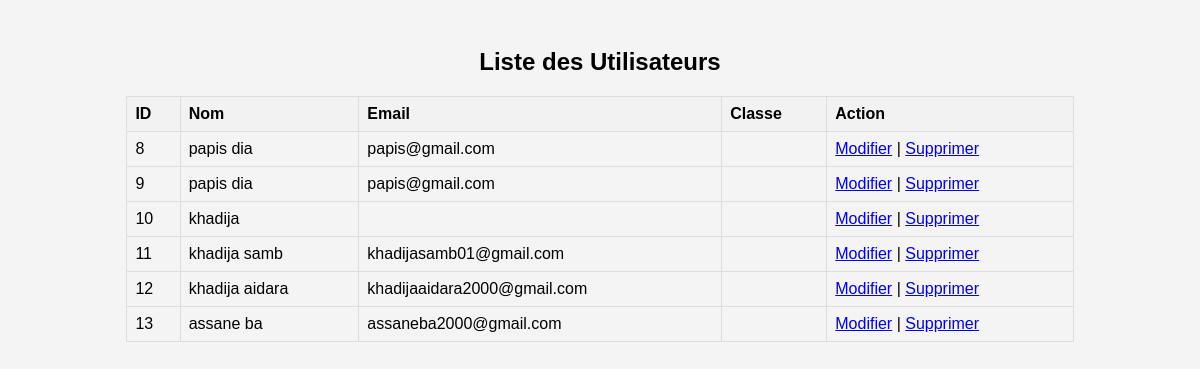
/admin/liste_users.php, run on the app's committed database.
### tables this page shows
CREATE TABLE `users` (
  `id` int(11) NOT NULL,
  `nom` varchar(255) DEFAULT NULL,
  `email` varchar(255) DEFAULT NULL,
  `classe` varchar(255) DEFAULT NULL,
  `passwords` varchar(255) DEFAULT NULL
);

### admin/liste_users.php (the view, shortened to what this page needs)
<!DOCTYPE html>
<html lang="fr">
<head>
</head>
<body>
    <div class="container">
        <h2>Liste des Utilisateurs</h2>
<?php
require_once 'base.php';
$sql = "SELECT * FROM users";
$result = $connexion->query($sql);
if ($result->num_rows > 0) {
    echo "<table>";
    echo "<tr><th>ID</th><th>Nom</th><th>Email</th><th>Classe</th><th>Action</th></tr>";
    while ($row = $result->fetch_assoc()) {
        echo "<tr>";
        echo "<td>" . htmlspecialchars($row["id"]) . "</td>";
        echo "<td>" . htmlspecialchars($row["nom"]) . "</td>";
        echo "<td>" . htmlspecialchars($row["email"]) . "</td>";
        echo "<td>" . htmlspecialchars($row["classe"]) . "</td>";
        echo "<td><a href='modif.php?id=" . $row["id"] . "'>Modifier</a> | <a href='supprime.php?id=" . $row["id"] . "' onclick=\"return confirm('Voulez-vous vraiment supprimer cet utilisateur?');\">Supprimer</a></td>";
        echo "</tr>";
    }
    echo "</table>";
} else {
    echo "Aucun utilisateur trouvé";
}
?>
    </div>
</body>
</html>

### admin/liste_users.php (style rules this page uses)
body { font-family: Arial, sans-serif; background-color: #f4f4f4; }
.container { width: 80%; margin: 0 auto; padding: 20px; }
h2 { text-align: center; }
table { width: 100%; border-collapse: collapse; margin-top: 20px; }
table th, table td { border: 1px solid #ddd; padding: 8px; text-align: left; }
table th { background-color: #f2f2f2; }

### data on the page
users: id "8", nom "papis dia", email "papis@gmail.com"
users: id "9", nom "papis dia", email "papis@gmail.com"
users: id "10", nom "khadija"
users: id "11", nom "khadija samb", email "khadijasamb01@gmail.com"
users: id "12", nom "khadija aidara", email "khadijaaidara2000@gmail.com"
users: id "13", nom "assane ba", email "assaneba2000@gmail.com"
